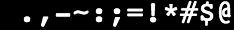
#> input picture packages/dmtools/dmtools-0.3.0-py3-none-any.whl/dmtools/resources/ascii.pgm, 234 x 30 px
$ python -i imagetools.py   (imports and definitions only)
#> lines starting #> are read from the running program, lines starting #| are printed output that depends on the picture; after the words box and inside, x2 and y2 are one past the last pixel; in counts of white or black regions, pixels touching at a corner belong together
#> further down, picture is the input picture: PIL image 234x30 L; min 0, max 255, mean 38.6
import os
from copy import copy
from math import ceil, floor
from os import path as ospath

from ..core.planner import make_actual, needs_actualization
from ..svgelements import Angle, Color, Length, Matrix, Path, SVGImage

MILS_IN_MM = 39.3701


# [1051 lines left out: function plugin, not called in this run]


_DIFFUSION_MAPS = {
    "floyd-steinberg": (
        (1, 0, 7 / 16),
        (-1, 1, 3 / 16),
        (0, 1, 5 / 16),
        (1, 1, 1 / 16),
    ),
    "atkinson": (
        (1, 0, 1 / 8),
        (2, 0, 1 / 8),
        (-1, 1, 1 / 8),
        (0, 1, 1 / 8),
        (1, 1, 1 / 8),
        (0, 2, 1 / 8),
    ),
    "jarvis-judice-ninke": (
        (1, 0, 7 / 48),
        (2, 0, 5 / 48),
        (-2, 1, 3 / 48),
        (-1, 1, 5 / 48),
        (0, 1, 7 / 48),
        (1, 1, 5 / 48),
        (2, 1, 3 / 48),
        (-2, 2, 1 / 48),
        (-1, 2, 3 / 48),
        (0, 2, 5 / 48),
        (1, 2, 3 / 48),
        (2, 2, 1 / 48),
    ),
    "stucki": (
        (1, 0, 8 / 42),
        (2, 0, 4 / 42),
        (-2, 1, 2 / 42),
        (-1, 1, 4 / 42),
        (0, 1, 8 / 42),
        (1, 1, 4 / 42),
        (2, 1, 2 / 42),
        (-2, 2, 1 / 42),
        (-1, 2, 2 / 42),
        (0, 2, 4 / 42),
        (1, 2, 2 / 42),
        (2, 2, 1 / 42),
    ),
    "burkes": (
        (1, 0, 8 / 32),
        (2, 0, 4 / 32),
        (-2, 1, 2 / 32),
        (-1, 1, 4 / 32),
        (0, 1, 8 / 32),
        (1, 1, 4 / 32),
        (2, 1, 2 / 32),
    ),
    "sierra3": (
        (1, 0, 5 / 32),
        (2, 0, 3 / 32),
        (-2, 1, 2 / 32),
        (-1, 1, 4 / 32),
        (0, 1, 5 / 32),
        (1, 1, 4 / 32),
        (2, 1, 2 / 32),
        (-1, 2, 2 / 32),
        (0, 2, 3 / 32),
        (1, 2, 2 / 32),
    ),
    "sierra2": (
        (1, 0, 4 / 16),
        (2, 0, 3 / 16),
        (-2, 1, 1 / 16),
        (-1, 1, 2 / 16),
        (0, 1, 3 / 16),
        (1, 1, 2 / 16),
        (2, 1, 1 / 16),
    ),
    "sierra-2-4a": (
        (1, 0, 2 / 4),
        (-1, 1, 1 / 4),
        (0, 1, 1 / 4),
    ),
}


# [133 lines left out: functions dither, actualize, not called in this run]


class RasterScripts:
    """
    This module serves as the raster scripting routine. It registers raster-scripts and
    processes the known items in known ways. This should be made accessible to the CLI.

    Please note: Lists of instructions and methods are not copyrightable. While the actual text
    itself of various descriptions of procedures can be copyrighted the actual methods and procedures
    cannot be copyrighted themselves. If particular procedures may qualify for or be registered for a
    trademark, the name will be changed to avoid infringing. No patented procedures (eg. seam carving)
    will be permitted.

    I'm happy to take anybody's recipes for raster-preprocessing, while texts of scripts may be copyrighted
    the thing they do cannot be.
    """

    # [229 lines left out: functions raster_script_gold, raster_script_stipo, raster_script_gravy, raster_script_xin, raster_script_newsy, raster_script_simple, not called in this run]

    @staticmethod
    def halftone(image, sample=10, scale=3.0, angle=22.0, oversample=2, black=False):
#> called with sample = 10, scale = 3, angle = 22, oversample = 2, black = False
        from PIL import Image, ImageDraw, ImageStat

        original_image = image
        image = image.convert("L")
        image = image.rotate(angle, expand=1)
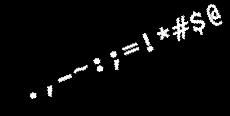
#> image: PIL image 230x116 L; min 0, max 255, mean 10.2
        size = int(image.size[0] * scale), int(image.size[1] * scale)
#> size = (690, 348)
        if black:
            half_tone = Image.new("L", size, color=255)
        else:
            half_tone = Image.new("L", size)
#> half_tone: PIL image 690x348 L; every value is 0
        draw = ImageDraw.Draw(half_tone)
        for x in range(0, image.size[0], sample):
            for y in range(0, image.size[1], sample):
                box = image.crop(
                    (
                        x - oversample,
                        y - oversample,
                        x + sample + oversample,
                        y + sample + oversample,
                    )
                )
                stat = ImageStat.Stat(box)
                if black:
                    diameter = ((255 - stat.mean[0]) / 255) ** 0.5
                else:
                    diameter = (stat.mean[0] / 255) ** 0.5
                edge = 0.5 * (1 - diameter)
                x_pos, y_pos = (x + edge) * scale, (y + edge) * scale
                box_edge = sample * diameter * scale
                if black:
                    draw.ellipse(
                        (x_pos, y_pos, x_pos + box_edge, y_pos + box_edge), fill=0
                    )
                else:
                    draw.ellipse(
                        (x_pos, y_pos, x_pos + box_edge, y_pos + box_edge), fill=255
                    )
        half_tone = half_tone.rotate(-angle, expand=1)
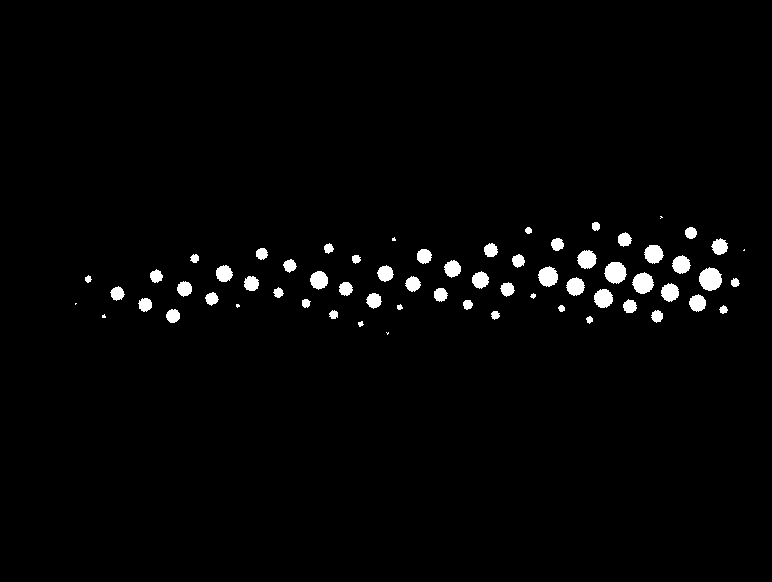
#> half_tone: PIL image 772x582 L; 2% white; 64 white regions (7 under 20 px), largest, box (x1, y1, x2, y2) and area: (699, 267, 722, 291) 415, (604, 262, 627, 284) 375, (632, 272, 654, 294) 347
        width_half, height_half = half_tone.size
#> width_half = 772; height_half = 582
        xx = (width_half - original_image.size[0] * scale) / 2
#> xx = 35
        yy = (height_half - original_image.size[1] * scale) / 2
#> yy = 246
        half_tone = half_tone.crop(
            (
                xx,
                yy,
                xx + original_image.size[0] * scale,
                yy + original_image.size[1] * scale,
            )
        )
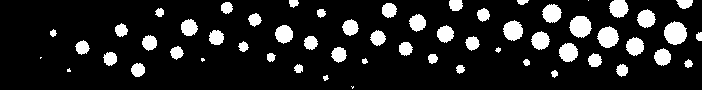
#> half_tone: PIL image 702x90 L; 12.9% white; 58 white regions (5 under 20 px), largest, box (x1, y1, x2, y2) and area: (664, 21, 687, 45) 415, (569, 16, 592, 38) 375, (597, 26, 619, 48) 347
        half_tone = half_tone.resize(original_image.size)
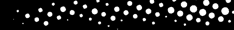
#> half_tone: PIL image 234x30 L; min 0, max 255, mean 33.2
        return half_tone

    # [268 lines left out: functions wizard_image, line, spline, not called in this run]


class ImageLoader:
    # [47 lines left out: functions load_types, load, not called in this run]

>>> from PIL import Image
>>> picture = Image.open('../../../../dmtools/dmtools-0.3.0-py3-none-any.whl/dmtools/resources/ascii.pgm')
>>> result = RasterScripts().halftone(picture)
